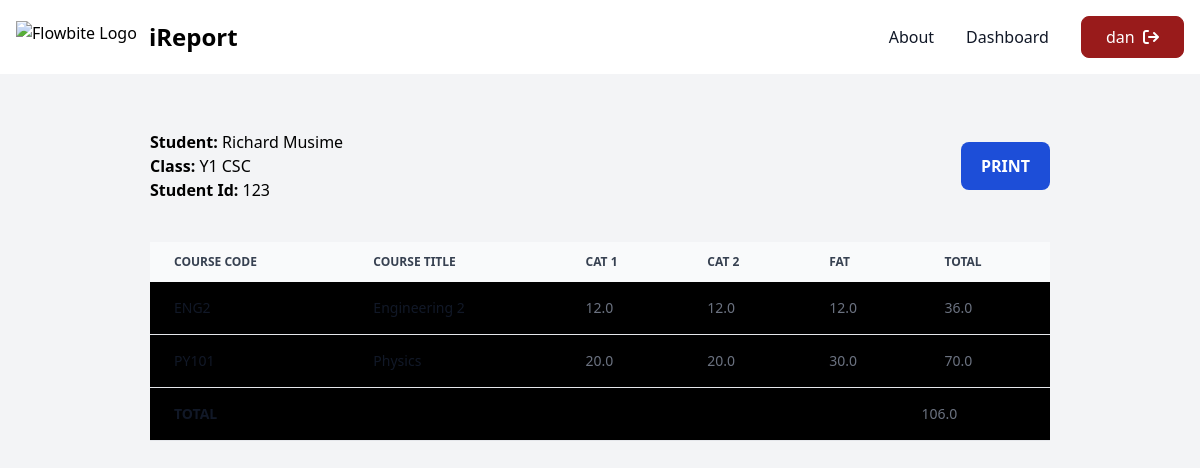
The app's page /dashboard/report/123/ (signed in) with its own data.
### MainApp/models.py (models this page shows, shortened)
class Student(models.Model):
    creator = models.ForeignKey(User, on_delete=models.CASCADE)
    student_id = models.CharField(max_length=10,default='0')
    first_name = models.CharField(max_length=100)
    last_name = models.CharField(max_length=100)
    current_class = models.ForeignKey('TheClass',on_delete=models.CASCADE)

class TheClass(models.Model):
    creator = models.ForeignKey(User, on_delete=models.CASCADE)
    name = models.CharField(max_length=100)
    code = models.CharField(max_length=10)
    courses = models.ManyToManyField('Course')

class Data(models.Model):
    student = models.ForeignKey(Student,on_delete=models.CASCADE)
    course = models.ForeignKey(Course,on_delete=models.CASCADE,null=True,blank=True)
    cat1 = models.FloatField(default=0.0)
    cat2 =models.FloatField(default=0.0)
    fat = models.FloatField(default=0.0)
    total = models.FloatField(default=0.0)

class Course(models.Model):
    creator = models.ForeignKey(User, on_delete=models.CASCADE)
    title = models.CharField(max_length=100)
    code = models.CharField(max_length=10)

### MainApp/views.py (the view)
# urls.py: path('dashboard/report/<int:student_id>/', StudentReport.as_view(), name='student_report'),
class StudentReport(LoginRequiredMixin, View):
    def get(self, request, student_id):
        student = Student.objects.get(student_id=student_id)
        data_records = Data.objects.filter(student=student)
        courses = student.current_class.courses.all()
        sum_of_marks = 0
        for data in data_records:
             sum_of_marks += data.total
        context = {
            'student': student,
            'data_records': data_records,
            'courses': courses,
            'sum_of_marks':sum_of_marks
        }
        return render(request, 'student_report.html', context)

### MainApp/templates/student_report.html (shortened to what this page needs)
{% extends 'dashboard_base.html' %} {% block dashboard %}
<section
  class="flex bg-gray-100 min-h-screen"
  x-data="{panel:false, menu:true}"
>
  <div class="mx-auto w-3/4 my-10">
    <div class="flex justify-between items-center py-4">
    <div>
    <h1><b>Student: </b> {{ student.first_name }} {{ student.last_name }}</h1>
    <h2><b>Class: </b> {{ student.current_class.name }}</h2>
    <h2><b>Student Id: </b> {{ student.student_id }}</h2>
    </div>
    <button class="rounded-lg py-3 px-5 text-bold bg-blue-700 text-white font-bold" onclick="(this.style.display='none',print())()">PRINT</button>
    </div>
    <div class="relative overflow-x-auto">
      <table
        class="w-full text-sm text-left rtl:text-right text-gray-500 dark:text-gray-400 my-6"
      >
        <thead
          class="text-xs text-gray-700 uppercase bg-gray-50 dark:bg-gray-700 dark:text-gray-400"
        >
          <tr>
            <th scope="col" class="px-6 py-3">Course Code</th>
            <th scope="col" class="px-6 py-3">Course Title</th>
            <th scope="col" class="px-6 py-3">CAT 1</th>
            <th scope="col" class="px-6 py-3">CAT 2</th>
            <th scope="col" class="px-6 py-3">FAT</th>
            <th scope="col" class="px-6 py-3">Total</th>
          </tr>
        </thead>
          {% for record in data_records %}
          <tr class="bg-black border-b dark:bg-gray-800 dark:border-gray-700">
            <th
              scope="row"
              class="px-6 py-4 font-medium text-gray-900 whitespace-nowrap dark:text-white"
            >
              {{record.course.code}}
            </th>
            <th
              scope="row"
              class="px-6 py-4 font-medium text-gray-900 whitespace-nowrap dark:text-white"
            >
              {{record.course.title}}
            </th>
            <td class="px-6 py-4">{{ record.cat1 }}</td>
            <td class="px-6 py-4">{{ record.cat2 }}</td>
            <td class="px-6 py-4">{{ record.fat }}</td>
            <td class="px-6 py-4">{{ record.total }}</td>
          </tr>
          {% endfor %}
          <tr class="bg-black border-b dark:bg-gray-800 dark:border-gray-700">
            <td scope="row"
              class="px-6 py-4 font-medium text-gray-900 whitespace-nowrap dark:text-white" colspan="5"><b>TOTAL</b></td>
            <td>{{sum_of_marks}}</td>
          </tr>
      </table>
    </div>
  </div>
</section>
{% endblock %}

### MainApp/templates/dashboard_base.html (shortened to what this page needs)
{% extends 'base.html' %}
{% block content %}
{% block dashboard %}
{% endblock dashboard%}
{% endblock %}

### MainApp/templates/base.html (shortened to what this page needs)
{% load static %}
<!DOCTYPE html>
<html lang="en">
  <head>
    <link
      rel="stylesheet"
      href="https://cdnjs.cloudflare.com/ajax/libs/font-awesome/6.5.2/css/all.min.css"
    />
    <link
      rel="stylesheet"
      href="https://cdnjs.cloudflare.com/ajax/libs/font-awesome/6.5.2/css/all.min.css"
    />
    <link
      href="https://cdnjs.cloudflare.com/ajax/libs/flowbite/2.3.0/flowbite.min.css"
      rel="stylesheet"
    />
    <script src="https://cdn.tailwindcss.com"></script>
  </head>
  <body class="overflow-x-hidden">
    <nav class="bg-white border-gray-200 dark:bg-gray-900">
      <div
        class="max-w-screen-xl flex flex-wrap items-center justify-between mx-auto p-4"
      >
        <a href="/" class="flex items-center space-x-3 rtl:space-x-reverse">
          <img
            src="https://flowbite.com/docs/images/logo.svg"
            class="h-8"
            alt="Flowbite Logo"
          />
          <span
            class="self-center text-2xl font-semibold whitespace-nowrap dark:text-white"
            >iReport</span
          >
        </a>
        <div class="hidden w-full md:block md:w-auto" id="navbar-default">
          <ul
            class="font-medium flex flex-col items-center p-4 md:p-0 mt-4 border border-gray-100 rounded-lg bg-gray-50 md:flex-row md:space-x-8 rtl:space-x-reverse md:mt-0 md:border-0 md:bg-white dark:bg-gray-800 md:dark:bg-gray-900 dark:border-gray-700"
          >
            <li>
              <a
                href="/"
                class="block py-2 px-3 text-white bg-blue-700 rounded md:bg-transparent md:p-0 dark:text-white md:hover:text-orange-700"
                aria-current="page"
                >Home</a
              >
            </li>
            <li>
              <a
                href="/#about"
                class="block py-2 px-3 text-gray-900 rounded hover:bg-gray-100 md:hover:bg-transparent md:border-0 md:hover:text-blue-700 md:p-0 dark:text-white md:dark:hover:text-orange-500 dark:hover:bg-gray-700 dark:hover:text-white md:dark:hover:bg-transparent"
                >About</a
              >
            </li>
            <li>
              <a
                href="/dashboard"
                class="block py-2 px-3 text-gray-900 rounded hover:bg-gray-100 md:hover:bg-transparent md:border-0 md:hover:text-blue-700 md:p-0 dark:text-white md:dark:hover:text-orange-500 dark:hover:bg-gray-700 dark:hover:text-white md:dark:hover:bg-transparent"
                >Dashboard</a
              >
            </li>
            <a
              href="/logout"
              class="flex items-center py-2 px-6 hover:bg-transparent hover:text-red-800 border border-red-800 bg-red-800 text-white rounded-lg"
            >
              {{request.user}} &nbsp; <i class="fa-solid fa-sign-out"></i
            ></a>
          </ul>
        </div>
      </div>
    </nav>
    {% block content %} {% endblock content%} {% block footer%} {% endblock%}
  </body>
</html>

### records on screen
Student: first_name "Richard", last_name "Musime", current_class.name "Y1 CSC", student_id "123"
Data: course.code "ENG2", course "Engineering 2", cat1 "12.0", cat2 "12.0", fat "12.0", total "36.0"
Data: course.code "PY101", course "Physics", cat1 "20.0", cat2 "20.0", fat "30.0", total "70.0"

### other values on screen
{{ request.user }} "dan"
{{ sum_of_marks }} "106.0"
